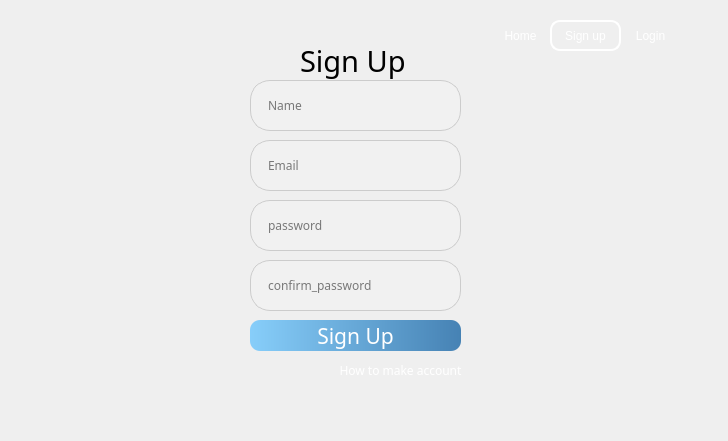
<?xml version="1.0" encoding="UTF-8"?>
<ui version="4.0">
 <class>MainWindow</class>
 <widget class="QMainWindow" name="MainWindow">
  <property name="geometry">
   <rect>
    <x>0</x>
    <y>0</y>
    <width>728</width>
    <height>441</height>
   </rect>
  </property>
  <property name="windowTitle">
   <string>MainWindow</string>
  </property>
  <widget class="QWidget" name="centralwidget">
   <widget class="QLineEdit" name="txt_password">
    <property name="geometry">
     <rect>
      <x>250</x>
      <y>200</y>
      <width>211</width>
      <height>51</height>
     </rect>
    </property>
    <property name="font">
     <font>
      <family>Segoe Script</family>
     </font>
    </property>
    <property name="styleSheet">
     <string notr="true">border: 1px solid #cccccc; /* Light gray border */
    border-radius: 20px; /* Rounded corners */
    background-color: rgba(255, 255, 255, 0.1); /* Transparent-like background */
    padding: 15px; /* Padding to create space around the text */</string>
    </property>
    <property name="text">
     <string/>
    </property>
    <property name="echoMode">
     <enum>QLineEdit::EchoMode::Normal</enum>
    </property>
    <property name="placeholderText">
     <string>password</string>
    </property>
   </widget>
   <widget class="QPushButton" name="pushButton_4">
    <property name="geometry">
     <rect>
      <x>480</x>
      <y>20</y>
      <width>81</width>
      <height>31</height>
     </rect>
    </property>
    <property name="styleSheet">
     <string notr="true">border-radius:5px;
color:rgb(255, 255, 255)</string>
    </property>
    <property name="text">
     <string>Home</string>
    </property>
   </widget>
   <widget class="QPushButton" name="btn_login">
    <property name="geometry">
     <rect>
      <x>610</x>
      <y>20</y>
      <width>81</width>
      <height>31</height>
     </rect>
    </property>
    <property name="styleSheet">
     <string notr="true">border-radius:5px;

color:rgb(255, 255, 255)</string>
    </property>
    <property name="text">
     <string>Login</string>
    </property>
   </widget>
   <widget class="QLineEdit" name="txt_name">
    <property name="geometry">
     <rect>
      <x>250</x>
      <y>80</y>
      <width>211</width>
      <height>51</height>
     </rect>
    </property>
    <property name="font">
     <font>
      <family>Segoe Script</family>
     </font>
    </property>
    <property name="styleSheet">
     <string notr="true">border: 1px solid #cccccc; /* Light gray border */
    border-radius: 20px; /* Rounded corners */
    background-color: rgba(255, 255, 255, 0.1); /* Transparent-like background */
    padding: 15px; /* Padding to create space around the text */</string>
    </property>
    <property name="text">
     <string/>
    </property>
    <property name="echoMode">
     <enum>QLineEdit::EchoMode::Normal</enum>
    </property>
    <property name="placeholderText">
     <string>Name </string>
    </property>
   </widget>
   <widget class="QPushButton" name="btn">
    <property name="geometry">
     <rect>
      <x>550</x>
      <y>20</y>
      <width>71</width>
      <height>31</height>
     </rect>
    </property>
    <property name="styleSheet">
     <string notr="true">border-radius:10px;
color:rgb(255, 255, 255);
border: 2px solid white;</string>
    </property>
    <property name="text">
     <string>Sign up</string>
    </property>
   </widget>
   <widget class="QLabel" name="label_2">
    <property name="geometry">
     <rect>
      <x>300</x>
      <y>30</y>
      <width>121</width>
      <height>61</height>
     </rect>
    </property>
    <property name="font">
     <font>
      <family>Segoe Print</family>
      <pointsize>22</pointsize>
      <bold>false</bold>
     </font>
    </property>
    <property name="text">
     <string>Sign Up</string>
    </property>
   </widget>
   <widget class="QLabel" name="label_5">
    <property name="geometry">
     <rect>
      <x>-10</x>
      <y>0</y>
      <width>741</width>
      <height>441</height>
     </rect>
    </property>
    <property name="text">
     <string/>
    </property>
    <property name="pixmap">
     <pixmap>../img/43.jpg</pixmap>
    </property>
    <property name="scaledContents">
     <bool>true</bool>
    </property>
   </widget>
   <widget class="QLineEdit" name="txt_email">
    <property name="geometry">
     <rect>
      <x>250</x>
      <y>140</y>
      <width>211</width>
      <height>51</height>
     </rect>
    </property>
    <property name="font">
     <font>
      <family>Segoe Script</family>
     </font>
    </property>
    <property name="styleSheet">
     <string notr="true">border: 1px solid #cccccc; /* Light gray border */
    border-radius: 20px; /* Rounded corners */
    background-color: rgba(255, 255, 255, 0.1); /* Transparent-like background */
    padding: 15px; /* Padding to create space around the text */</string>
    </property>
    <property name="text">
     <string/>
    </property>
    <property name="echoMode">
     <enum>QLineEdit::EchoMode::Normal</enum>
    </property>
    <property name="placeholderText">
     <string>Email</string>
    </property>
   </widget>
   <widget class="QPushButton" name="btn_register">
    <property name="geometry">
     <rect>
      <x>250</x>
      <y>320</y>
      <width>211</width>
      <height>31</height>
     </rect>
    </property>
    <property name="font">
     <font>
      <family>Segoe Print</family>
      <pointsize>16</pointsize>
     </font>
    </property>
    <property name="styleSheet">
     <string notr="true">color:rgb(255, 255, 255);
background: qlineargradient(spread:pad, x1:0, y1:0.5, x2:1, y2:0.5, stop:0 #87CEFA, stop:1 #4682B4);
border-radius:10px;
</string>
    </property>
    <property name="text">
     <string>Sign Up</string>
    </property>
   </widget>
   <widget class="QPushButton" name="pushButton">
    <property name="geometry">
     <rect>
      <x>330</x>
      <y>350</y>
      <width>141</width>
      <height>41</height>
     </rect>
    </property>
    <property name="font">
     <font>
      <family>Segoe Script</family>
     </font>
    </property>
    <property name="styleSheet">
     <string notr="true">border: none;
background: none;
color:rgb(255, 255, 255)</string>
    </property>
    <property name="text">
     <string>How to make account</string>
    </property>
   </widget>
   <widget class="QPushButton" name="btn_eye_p">
    <property name="geometry">
     <rect>
      <x>420</x>
      <y>220</y>
      <width>31</width>
      <height>31</height>
     </rect>
    </property>
    <property name="styleSheet">
     <string notr="true">background: none;
border: none;</string>
    </property>
    <property name="text">
     <string/>
    </property>
    <property name="icon">
     <iconset>
      <normaloff>../img/eye-slash-solid.png</normaloff>../img/eye-slash-solid.png</iconset>
    </property>
    <property name="iconSize">
     <size>
      <width>32</width>
      <height>32</height>
     </size>
    </property>
   </widget>
   <widget class="QLineEdit" name="txt_confirm_pwd">
    <property name="geometry">
     <rect>
      <x>250</x>
      <y>260</y>
      <width>211</width>
      <height>51</height>
     </rect>
    </property>
    <property name="font">
     <font>
      <family>Segoe Script</family>
     </font>
    </property>
    <property name="styleSheet">
     <string notr="true">border: 1px solid #cccccc; /* Light gray border */
    border-radius: 20px; /* Rounded corners */
    background-color: rgba(255, 255, 255, 0.1); /* Transparent-like background */
    padding: 15px; /* Padding to create space around the text */</string>
    </property>
    <property name="text">
     <string/>
    </property>
    <property name="echoMode">
     <enum>QLineEdit::EchoMode::Normal</enum>
    </property>
    <property name="placeholderText">
     <string>confirm_password</string>
    </property>
   </widget>
   <widget class="QPushButton" name="btn_eye_cp">
    <property name="geometry">
     <rect>
      <x>420</x>
      <y>270</y>
      <width>31</width>
      <height>31</height>
     </rect>
    </property>
    <property name="styleSheet">
     <string notr="true">background: none;
border: none;</string>
    </property>
    <property name="text">
     <string/>
    </property>
    <property name="icon">
     <iconset>
      <normaloff>../img/eye-slash-solid.png</normaloff>../img/eye-slash-solid.png</iconset>
    </property>
    <property name="iconSize">
     <size>
      <width>32</width>
      <height>32</height>
     </size>
    </property>
   </widget>
   <zorder>label_5</zorder>
   <zorder>txt_password</zorder>
   <zorder>pushButton_4</zorder>
   <zorder>btn_login</zorder>
   <zorder>txt_name</zorder>
   <zorder>btn</zorder>
   <zorder>label_2</zorder>
   <zorder>txt_email</zorder>
   <zorder>btn_register</zorder>
   <zorder>pushButton</zorder>
   <zorder>btn_eye_p</zorder>
   <zorder>txt_confirm_pwd</zorder>
   <zorder>btn_eye_cp</zorder>
  </widget>
 </widget>
 <resources/>
 <connections/>
</ui>
